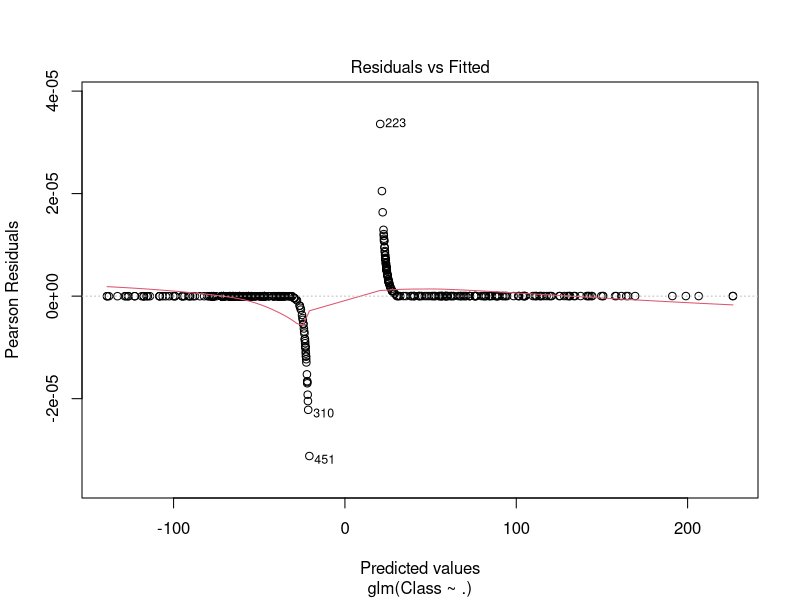
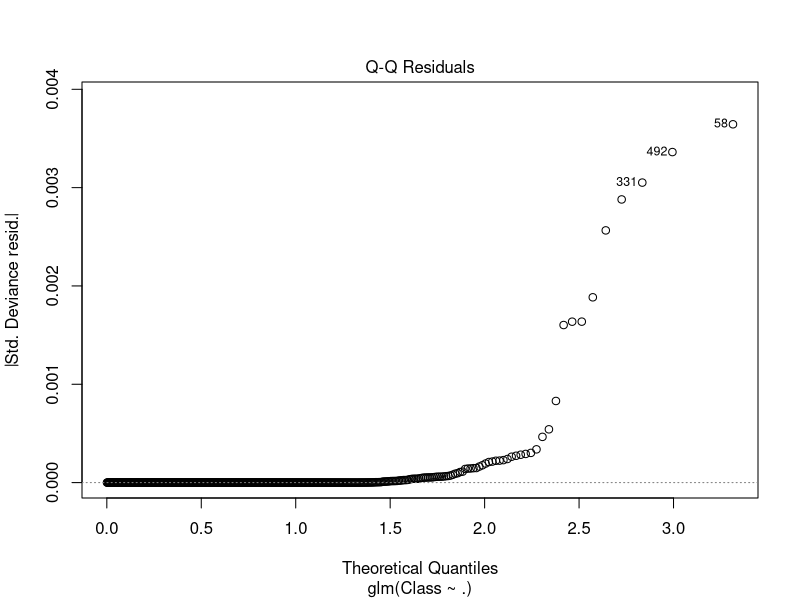
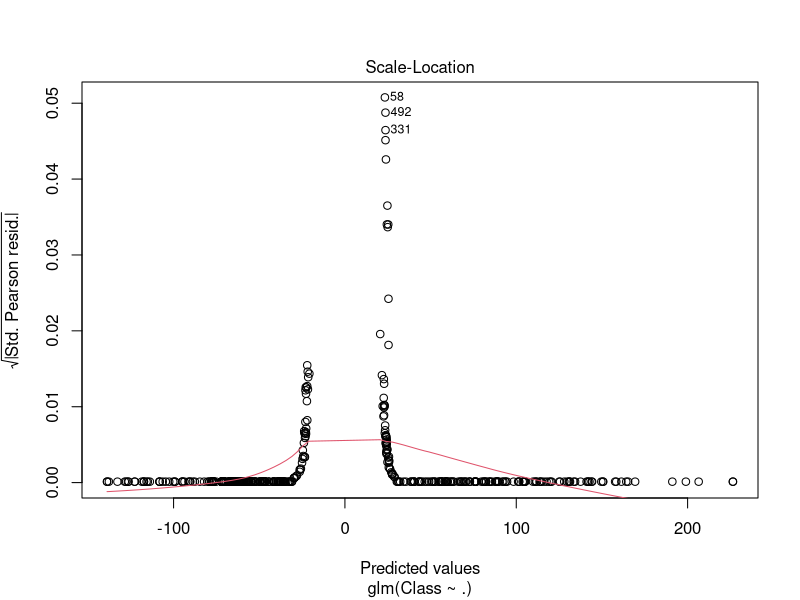
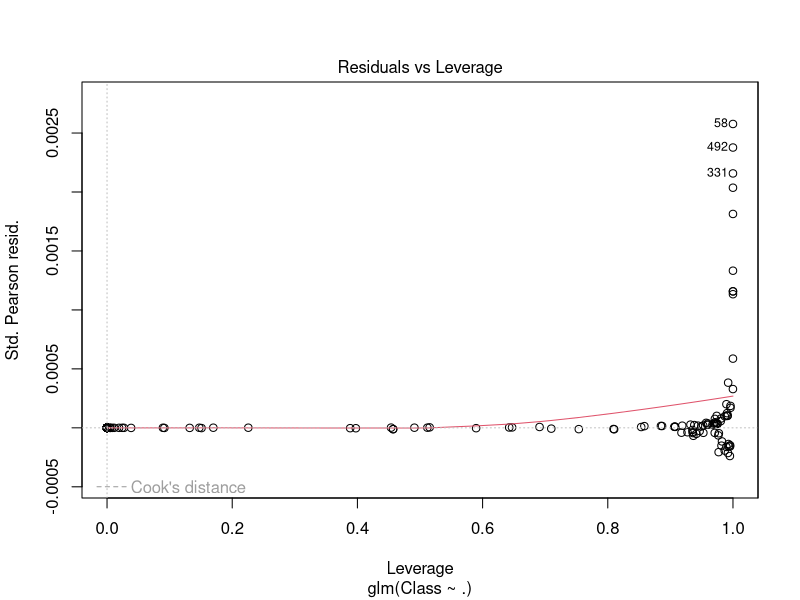

These figures' R source, in order:
## ---- chunk 1
library(tidyverse)
library(mlbench) # load dataset
## ---- chunk 2
data("BreastCancer")
## ---- chunk 3
head(BreastCancer)
## ---- chunk 4
str(BreastCancer)
## ---- chunk 5
colnames(BreastCancer)
## ---- chunk 6
# delete column Id
BreastCancer$Id <- NULL
head(BreastCancer)
## ---- chunk 7
# check NA
table(is.na(BreastCancer))
## ---- chunk 8
# delete NA
BreastCancer <- na.omit(BreastCancer)

# cheack again
table(is.na(BreastCancer))
## ---- chunk 9
set.seed(1)
n <- nrow(BreastCancer)
train_id <- sample(1:n, size = 0.8*n)
train_BreastCancer <- BreastCancer[train_id, ]
test_BreastCancer <- BreastCancer[-train_id, ]
## ---- chunk 10
# Train logistic regression
Logistic_Model <- glm(Class ~ ., data = train_BreastCancer, family = "binomial")
## ---- chunk 11
plot(Logistic_Model)
## ---- chunk 12
# Predict and evaluate the Train data
p1 <- predict(Logistic_Model, type = "response")

# prediction by
# if probability >= 0.5 (malignant) is positive 
# but probability < 0.5 is negative (benign)
prediction1 <- ifelse(p1 >= 0.5, "malignant", "benign")
## ---- chunk 13
Train_Accuracy <- mean(prediction1 == train_BreastCancer$Class)
paste("Train Accuracy:", Train_Accuracy * 100, "%")
## ---- chunk 14
p2 <- predict(Logistic_Model, newdata = test_BreastCancer, type = "response")
prediction2 <- ifelse(p2 >= 0.5, "malignant", "benign")
## ---- chunk 15
Test_Accuracy <- mean(prediction2 == test_BreastCancer$Class)
paste("Test Accuracy:", Test_Accuracy * 100, "%")
## ---- chunk 16
# load library
library(caret) # confusion matrix
library(glmnet)
## ---- chunk 17
# Train Model
ctrl <- trainControl(method = "cv", number = 5, search = "random", verboseIter = T) # we use random search
set.seed(1)
Regularization_Model <- train(Class ~ ., 
                           data = train_BreastCancer, 
                           method = "glmnet",
                           metric = "Accuracy",
                           tuneLength = 15, # we'll try 15 alpha and 15 lambda values
                           trControl = ctrl,
                           family = "binomial")
Regularization_Model
## ---- chunk 18
p3 <- predict(Regularization_Model, type = "raw")
Train_Accuracy_Regularization <- mean(p3 == train_BreastCancer$Class)
paste("Train Accuracy:", Train_Accuracy_Regularization * 100, "%")
## ---- chunk 19
# Test Model
p4 <- predict(Regularization_Model, newdata = test_BreastCancer, type = "raw")
Test_Accuracy_Regularization <- mean(p4 == test_BreastCancer$Class)
paste("Test Accuracy:", Test_Accuracy_Regularization * 100, "%")
## ---- chunk 20
# train model
table(p3, train_BreastCancer$Class, dnn = c("prediction", "actual"))
## ---- chunk 21
# train model
confusionMatrix(data = factor(p3, 
                              levels = c("benign", "malignant"), 
                              labels = c("benign", "malignant")), 
                reference = factor(train_BreastCancer$Class, 
                                   levels = c("benign" , "malignant"), 
                                   labels = c("benign" , "malignant")))
## ---- chunk 22
# test model
table(p4, test_BreastCancer$Class, dnn = c("prediction", "actual"))
## ---- chunk 23
# test model
confusionMatrix(data = factor(p4, 
                              levels = c("benign", "malignant"), 
                              labels = c("benign", "malignant")), 
                reference = factor(test_BreastCancer$Class, 
                                   levels = c("benign" , "malignant"), 
                                   labels = c("benign" , "malignant")))
## ---- chunk 24
# exp(coef(Regularization_Model$finalModel))
